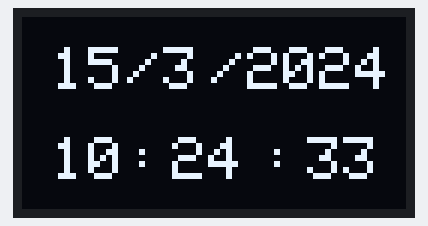
A sketch run on a simulated ESP32. Shown: 128×64 one-colour display. WiFi joins after 1.5 s; servers stay silent unless stated; the display library's start-up logo is not drawn; network time is answered at once with the bench clock; the local clock reads 2024-03-15 10:24:30 at power-on unless the sketch sets it; what the sketch prints to the serial monitor is not drawn.

Above: at 3.82 s.
At 8.1 s:
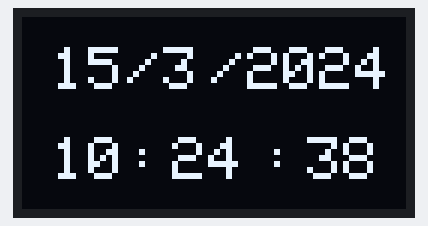
At 12.1 s:
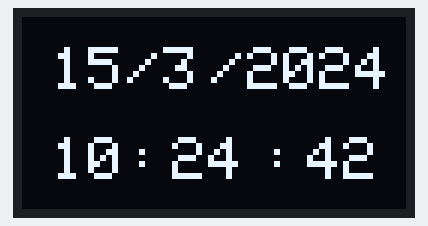
At 20.1 s:
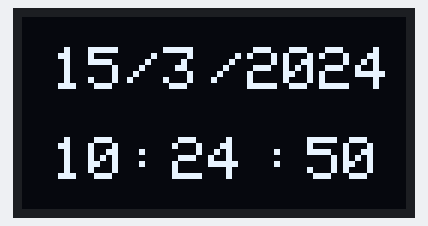
At 27.1 s:
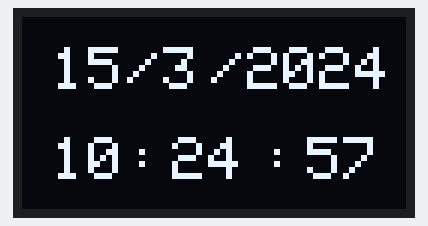
At 35.1 s:
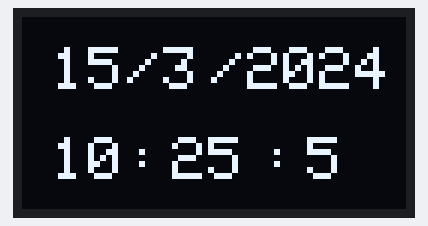

The sketch:

gettimedaymonthyear_oled.ino
```cpp
#include <WiFi.h>
#include <NTPClient.h>
#include <WiFiUdp.h>
#include <Wire.h>
#include <Adafruit_GFX.h>
#include <Adafruit_SSD1306.h>

#define SCREEN_WIDTH 128
#define SCREEN_HEIGHT 64

const char *ssid     = "ThanhDuoc"; // tên wiffi
const char *password = "0329799336"; // mật khẩu wiffi

WiFiUDP ntpUDP;
NTPClient timeClient(ntpUDP, "pool.ntp.org");

Adafruit_SSD1306 display(SCREEN_WIDTH, SCREEN_HEIGHT, &Wire, -1);

void setup() {
  Serial.begin(115200);
  Serial.print("Connecting to ");
  Serial.println(ssid);
  WiFi.begin(ssid, password);
  if(!display.begin(SSD1306_SWITCHCAPVCC, 0x3C))
  {
    Serial.println(F("SSD1306 allocation failed"));
    for(;;);
  }
  while (WiFi.status() != WL_CONNECTED) {
    delay(500);
    Serial.print(".");
  }

  timeClient.begin();
  timeClient.setTimeOffset(25200);

  display.display(); // Hiển thị "splash screen"
  delay(2000);
  display.clearDisplay();
}

void loop() {
  // khối lấy giờ
  timeClient.update();
  int h = timeClient.getHours();
  int m = timeClient.getMinutes();
  int s = timeClient.getSeconds();
  Serial.print(h);
  Serial.print(":");
  Serial.print(m);
  Serial.print(":");
  Serial.println(s);

//khối lấy ngày
  timeClient.update();
  time_t epochTime = timeClient.getEpochTime();
  String formattedTime = timeClient.getFormattedTime();
  struct tm *ptm = gmtime ((time_t *)&epochTime);
  int monthDay = ptm->tm_mday;
  int currentMonth = ptm->tm_mon+1;
  int currentYear = ptm->tm_year+1900;
  String currentDate = String(monthDay)+"/"+String(currentMonth)+"/"+String(currentYear);
 // delay(1000);

  Serial.print(monthDay);
  Serial.print("/");
  Serial.print(currentMonth);
  Serial.print("/");
  Serial.println(currentYear);


  display.clearDisplay();
  display.setTextSize(2);//kích cỡ
  display.setTextColor(WHITE);//màu
  display.setCursor(10, 10);//tọa độ
  display.println(monthDay);
  display.setCursor(35,10);//tọa độ
  display.println("/");
  display.setCursor(47, 10);//tọa độ
  display.println(currentMonth);
  display.setCursor(63, 10);//tọa độ
  display.println("/");
  display.setCursor(75, 10);//tọa độ
  display.println(currentYear);
  //display.display();

  //display.clearDisplay();
  display.setTextSize(2);//kích cỡ
  display.setTextColor(WHITE);//màu
  display.setCursor(10, 40);//tọa độ
  display.println(h);
  display.setCursor(35,40);//tọa độ
  display.println(":");
  display.setCursor(50, 40);//tọa độ
  display.println(m);
  display.setCursor(80, 40);//tọa độ
  display.println(":");
  display.setCursor(95, 40);//tọa độ
  display.println(s);
  display.display();
}
```

Measured:
- what the display in image 0 shows lasts 0.4 s, from 3.6 s to 4.0 s
- what the display in image 1 shows lasts 1.0 s, from 8.0 s to 9.0 s
